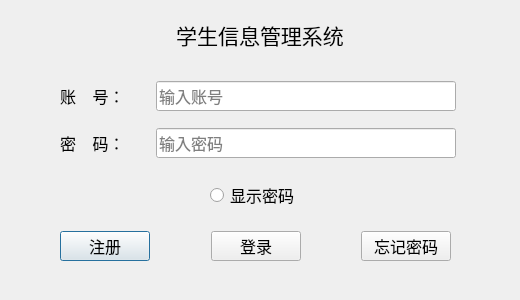
<?xml version="1.0" encoding="UTF-8"?>
<ui version="4.0">
 <class>LoginDialog</class>
 <widget class="QDialog" name="LoginDialog">
  <property name="geometry">
   <rect>
    <x>0</x>
    <y>0</y>
    <width>520</width>
    <height>300</height>
   </rect>
  </property>
  <property name="minimumSize">
   <size>
    <width>520</width>
    <height>300</height>
   </size>
  </property>
  <property name="maximumSize">
   <size>
    <width>520</width>
    <height>300</height>
   </size>
  </property>
  <property name="windowTitle">
   <string>Dialog</string>
  </property>
  <widget class="QLabel" name="label_3">
   <property name="geometry">
    <rect>
     <x>110</x>
     <y>20</y>
     <width>300</width>
     <height>30</height>
    </rect>
   </property>
   <property name="font">
    <font>
     <family>宋体</family>
     <pointsize>16</pointsize>
    </font>
   </property>
   <property name="text">
    <string>学生信息管理系统</string>
   </property>
   <property name="alignment">
    <set>Qt::AlignmentFlag::AlignCenter</set>
   </property>
   <property name="wordWrap">
    <bool>false</bool>
   </property>
  </widget>
  <widget class="QWidget" name="layoutWidget">
   <property name="geometry">
    <rect>
     <x>60</x>
     <y>70</y>
     <width>396</width>
     <height>101</height>
    </rect>
   </property>
   <layout class="QGridLayout" name="gridLayout">
    <item row="0" column="0">
     <widget class="QLabel" name="label_1">
      <property name="minimumSize">
       <size>
        <width>90</width>
        <height>30</height>
       </size>
      </property>
      <property name="maximumSize">
       <size>
        <width>90</width>
        <height>30</height>
       </size>
      </property>
      <property name="font">
       <font>
        <family>宋体</family>
        <pointsize>12</pointsize>
       </font>
      </property>
      <property name="text">
       <string>账    号：</string>
      </property>
     </widget>
    </item>
    <item row="0" column="1">
     <widget class="QLineEdit" name="lineEdit_username">
      <property name="minimumSize">
       <size>
        <width>300</width>
        <height>30</height>
       </size>
      </property>
      <property name="maximumSize">
       <size>
        <width>300</width>
        <height>30</height>
       </size>
      </property>
      <property name="font">
       <font>
        <family>宋体</family>
        <pointsize>12</pointsize>
       </font>
      </property>
      <property name="text">
       <string/>
      </property>
      <property name="placeholderText">
       <string>输入账号</string>
      </property>
     </widget>
    </item>
    <item row="1" column="0">
     <widget class="QLabel" name="label_2">
      <property name="minimumSize">
       <size>
        <width>90</width>
        <height>30</height>
       </size>
      </property>
      <property name="maximumSize">
       <size>
        <width>90</width>
        <height>30</height>
       </size>
      </property>
      <property name="font">
       <font>
        <family>宋体</family>
        <pointsize>12</pointsize>
       </font>
      </property>
      <property name="text">
       <string>密    码：</string>
      </property>
     </widget>
    </item>
    <item row="1" column="1">
     <widget class="QLineEdit" name="lineEdit_password">
      <property name="minimumSize">
       <size>
        <width>300</width>
        <height>30</height>
       </size>
      </property>
      <property name="maximumSize">
       <size>
        <width>300</width>
        <height>30</height>
       </size>
      </property>
      <property name="font">
       <font>
        <family>宋体</family>
        <pointsize>12</pointsize>
       </font>
      </property>
      <property name="echoMode">
       <enum>QLineEdit::EchoMode::Password</enum>
      </property>
      <property name="placeholderText">
       <string>输入密码</string>
      </property>
     </widget>
    </item>
   </layout>
  </widget>
  <widget class="QWidget" name="layoutWidget">
   <property name="geometry">
    <rect>
     <x>60</x>
     <y>230</y>
     <width>391</width>
     <height>32</height>
    </rect>
   </property>
   <layout class="QHBoxLayout" name="horizontalLayout">
    <item>
     <widget class="QPushButton" name="pushButton_register">
      <property name="minimumSize">
       <size>
        <width>90</width>
        <height>30</height>
       </size>
      </property>
      <property name="maximumSize">
       <size>
        <width>90</width>
        <height>30</height>
       </size>
      </property>
      <property name="font">
       <font>
        <family>宋体</family>
        <pointsize>12</pointsize>
       </font>
      </property>
      <property name="text">
       <string>注册</string>
      </property>
     </widget>
    </item>
    <item>
     <spacer name="horizontalSpacer">
      <property name="orientation">
       <enum>Qt::Orientation::Horizontal</enum>
      </property>
      <property name="sizeHint" stdset="0">
       <size>
        <width>20</width>
        <height>20</height>
       </size>
      </property>
     </spacer>
    </item>
    <item>
     <widget class="QPushButton" name="pushButton_login">
      <property name="minimumSize">
       <size>
        <width>90</width>
        <height>30</height>
       </size>
      </property>
      <property name="maximumSize">
       <size>
        <width>90</width>
        <height>30</height>
       </size>
      </property>
      <property name="font">
       <font>
        <family>宋体</family>
        <pointsize>12</pointsize>
       </font>
      </property>
      <property name="text">
       <string>登录</string>
      </property>
     </widget>
    </item>
    <item>
     <spacer name="horizontalSpacer_2">
      <property name="orientation">
       <enum>Qt::Orientation::Horizontal</enum>
      </property>
      <property name="sizeHint" stdset="0">
       <size>
        <width>20</width>
        <height>20</height>
       </size>
      </property>
     </spacer>
    </item>
    <item>
     <widget class="QPushButton" name="pushButton_forgot">
      <property name="minimumSize">
       <size>
        <width>90</width>
        <height>30</height>
       </size>
      </property>
      <property name="maximumSize">
       <size>
        <width>90</width>
        <height>30</height>
       </size>
      </property>
      <property name="font">
       <font>
        <family>宋体</family>
        <pointsize>12</pointsize>
       </font>
      </property>
      <property name="text">
       <string>忘记密码</string>
      </property>
     </widget>
    </item>
   </layout>
  </widget>
  <widget class="QRadioButton" name="radioButton_showPwd">
   <property name="geometry">
    <rect>
     <x>210</x>
     <y>180</y>
     <width>100</width>
     <height>30</height>
    </rect>
   </property>
   <property name="minimumSize">
    <size>
     <width>100</width>
     <height>30</height>
    </size>
   </property>
   <property name="maximumSize">
    <size>
     <width>100</width>
     <height>30</height>
    </size>
   </property>
   <property name="font">
    <font>
     <family>宋体</family>
     <pointsize>12</pointsize>
    </font>
   </property>
   <property name="text">
    <string>显示密码</string>
   </property>
  </widget>
 </widget>
 <tabstops>
  <tabstop>lineEdit_username</tabstop>
  <tabstop>lineEdit_password</tabstop>
  <tabstop>pushButton_login</tabstop>
  <tabstop>radioButton_showPwd</tabstop>
  <tabstop>pushButton_register</tabstop>
  <tabstop>pushButton_forgot</tabstop>
 </tabstops>
 <resources/>
 <connections/>
</ui>
